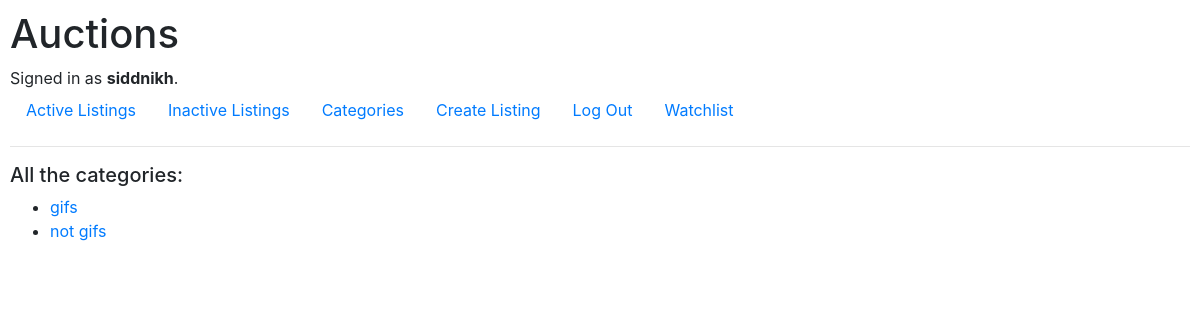
The page /categories (signed in) on the database its author committed.
### auctions/models.py (models this page shows, shortened)
class User(AbstractUser):
    pass

class Listing(models.Model):
    title = models.CharField(max_length = 64)
    description = models.TextField()
    starting_bid = models.FloatField(validators = [MinValueValidator(1)])
    img_url = models.URLField(blank = True)
    user = models.ForeignKey(User, on_delete = models.CASCADE, related_name = "owner")
    category = models.CharField(blank = True, max_length = 64)
    active = models.BooleanField(blank = False, default = True)
    winner = models.ForeignKey(User, blank = True, on_delete = models.CASCADE, related_name = "new_owner", null = True)

### auctions/views.py (the view)
# urls.py: path("categories", views.categories, name = "categories"),
def categories(request):
    l = []
    li = Listing.objects.all()
    for listing in li:
        if listing.category:
            if listing.category not in l:
                l.append(listing.category)
    return render(request, "auctions/categories.html", {
        "categories": l
    })

### auctions/templates/auctions/categories.html
{% extends "auctions/layout.html" %}
{% block body %}
    <div>
        <h5>All the categories:</h5>
    </div>
    <ul>
        {% for category in categories %}
            <li><a href = "{% url 'category_listing' category %}">{{category}}</a></li>
        {% endfor %}
    </ul>
{% endblock %}

### auctions/templates/auctions/layout.html (shortened to what this page needs)
{% load static %}
<!DOCTYPE html>
<html lang="en">
    <head>
        <link rel="stylesheet" href="https://stackpath.bootstrapcdn.com/bootstrap/4.4.1/css/bootstrap.min.css">
        <link href="{% static 'auctions/styles.css' %}" rel="stylesheet">
    </head>
    <body>
        <h1>Auctions</h1>
        <div>
            {% if user.is_authenticated %}
                Signed in as <strong>{{ user.username }}</strong>.
            {% else %}
                Not signed in.
            {% endif %}
        </div>
        <ul class="nav">
            <li class="nav-item">
                <a class="nav-link" href="{% url 'index' %}">Active Listings</a>
            </li>
            <li class="nav-item">
                <a class="nav-link" href="{% url 'inactive' %}">Inactive Listings</a>
            </li>
            <li class="nav-item">
                <a class="nav-link" href="{% url 'categories' %}">Categories</a>
            </li>
            {% if user.is_authenticated %}
                <li class="nav-item">
                    <a class="nav-link" href="{% url 'create' %}">Create Listing</a>
                </li>
                <li class="nav-item">
                    <a class="nav-link" href="{% url 'logout' %}">Log Out</a>
                </li>
                <li class="nav-item">
                    <a class="nav-link" href="{% url 'watchlist' %}">Watchlist</a>
                </li>
            {% endif %}
        </ul>
        <hr>
        {% block body %}
        {% endblock %}
    </body>
</html>

### auctions/static/auctions/styles.css (style rules this page uses)
body { padding: 10px; }

### rows shown on the page
User: username "siddnikh"
Listing: categories "gifs"
Listing: categories "not gifs"
